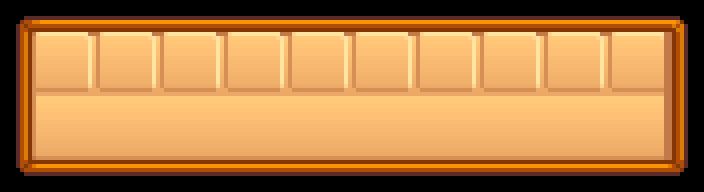

Rendered tile map (Tiled .tmx) drawn with the repository's tilesets; below, a short description and the full map source, tile grids included:
An orthogonal 22x6 tile map with 32x32 px tiles, 3 tile layers (Background, Frame, Barrier).

<map version="1.10" tiledversion="1.11.0" orientation="orthogonal" renderorder="right-down" width="22" height="6" tilewidth="32" tileheight="32" infinite="0" nextlayerid="4" nextobjectid="1">
 <tileset firstgid="1" source="../Menu/MenuTiles.tsx" />
 <layer id="2" name="Background" width="22" height="6">
  <data encoding="csv">
0,0,0,0,0,0,0,0,0,0,0,0,0,0,0,0,0,0,0,0,0,0,
0,0,0,0,0,0,0,0,0,0,0,0,0,0,0,0,0,0,0,0,0,0,
0,10,0,10,10,10,10,0,10,0,10,0,10,0,10,0,10,0,10,10,72,0,
0,0,0,0,0,0,0,0,0,0,0,0,0,0,0,0,0,0,0,0,0,0,
0,10,0,10,10,10,10,0,10,0,10,10,10,10,0,10,10,10,10,10,0,0,
13,0,15,15,15,15,15,15,15,15,0,15,15,15,15,15,15,15,15,15,16,0
</data>
 </layer>
 <layer id="3" name="Frame" width="22" height="6">
  <data encoding="csv">
0,0,0,0,0,0,0,0,0,0,0,0,0,0,0,0,0,0,0,0,0,0,
0,0,0,0,0,0,0,0,0,0,0,0,0,0,0,0,0,0,0,0,0,72,
0,21,0,21,0,21,0,21,0,21,0,21,0,21,0,21,0,21,0,21,12,72,
0,0,0,0,0,0,0,0,0,0,0,0,0,0,0,0,0,0,0,0,0,0,
0,0,0,0,0,0,0,0,0,0,0,0,0,0,0,0,0,0,0,0,0,0,
0,0,0,0,0,0,0,0,0,0,0,0,0,0,0,0,0,0,0,0,0,0
</data>
 </layer>
 <layer id="1" name="Barrier" width="22" height="6">
  <data encoding="csv">
0,0,0,0,0,0,0,0,0,0,0,0,0,0,0,0,0,0,0,0,0,0,
1,0,3,3,3,3,3,3,3,3,0,3,3,3,3,3,0,3,3,0,4,72,
0,22,0,22,0,22,0,22,0,22,0,22,0,22,0,22,0,22,0,22,12,72,
9,0,0,0,0,0,0,0,0,0,0,0,0,0,0,0,0,0,0,0,0,0,
0,0,0,0,0,0,0,0,0,0,0,0,0,0,0,0,0,0,0,0,12,0,
0,0,0,0,0,0,0,0,0,0,0,0,0,0,0,0,0,0,0,0,0,0
</data>
 </layer>
</map>